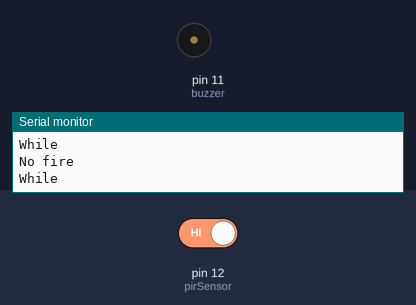
A sketch run on a simulated Arduino Uno, built with avr-gcc and run on an emulated ATmega328P. On the bench: buzzer (waves = sounding), the last lines printed to the serial monitor. The inputs (shaded band) are chosen by the test bench; at power-on: pin 12 (pirSensor) HIGH.

Above: at 1.2 s.
1.3 s: pin 12 (pirSensor) driven LOW
At 2.0 s:
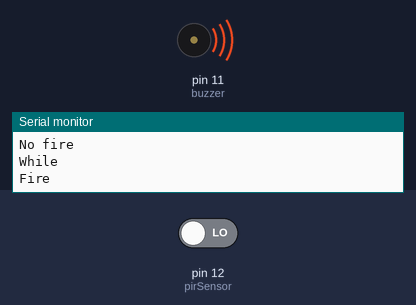
Timing chart, 0 to 4.3 s (numbered marks = the images above; inputs shaded):
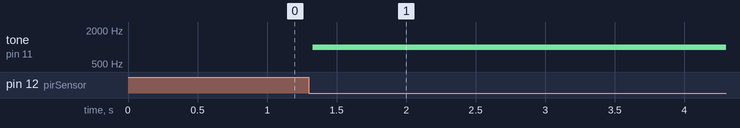

The sketch:

fire_detector.ino
```cpp
int pirSensor = 12;
int buzzer = 11;

void setup() {
  // put your setup code here, to run once:
  pinMode(pirSensor, INPUT);
  pinMode(buzzer, OUTPUT);
  Serial.begin(9600);

}

void loop() {
  // put your main code here, to run repeatedly:

  int sensorValue = digitalRead(pirSensor);
  Serial.println("While");
  if (sensorValue == 0)
  {
    Serial.println("Fire");
    tone(buzzer, 1000);
    delay(5000);
    noTone(buzzer);

  }
  else
  {
    Serial.println("No fire");
  }

}
```

Measured:
- after the input at 1.3 s, tone on pin 11 (buzzer): silent → 1000 Hz at once
